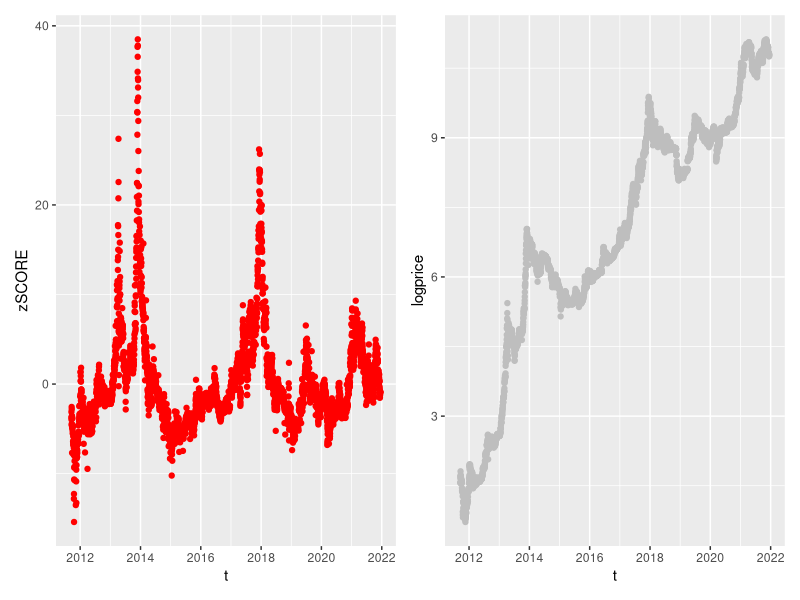
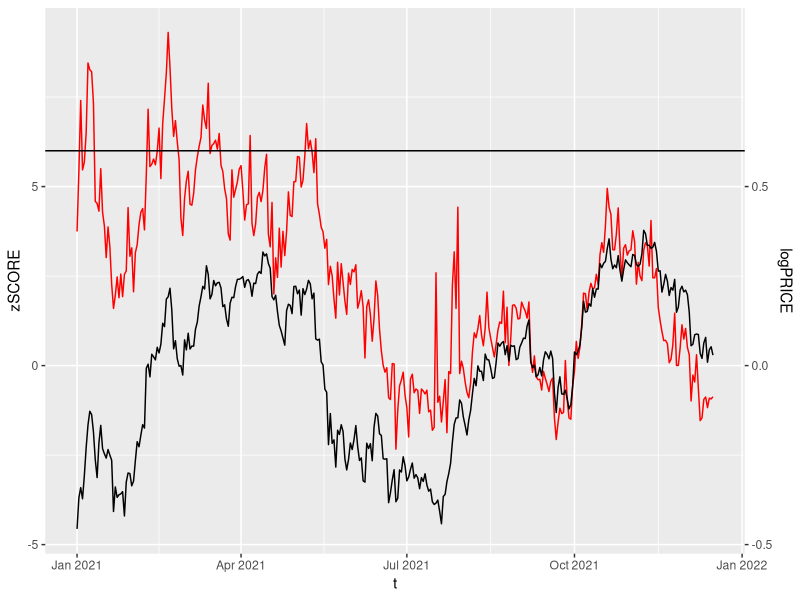
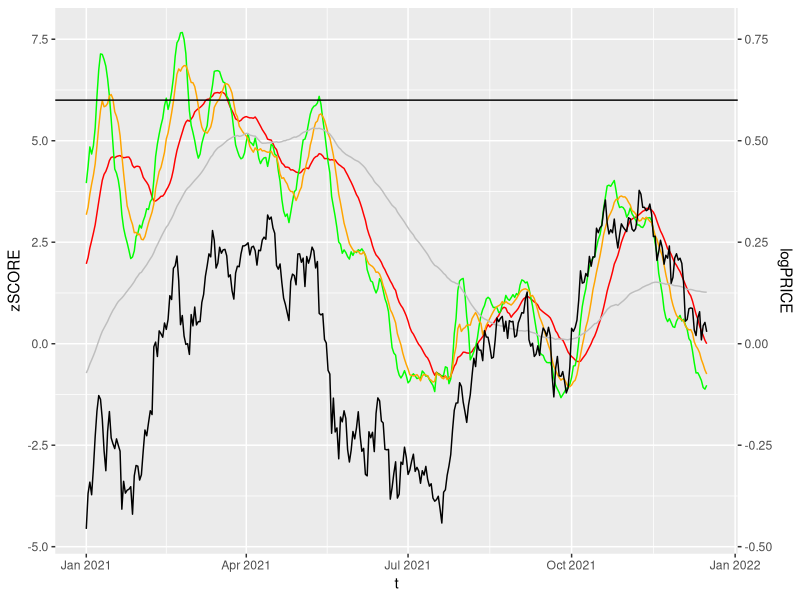
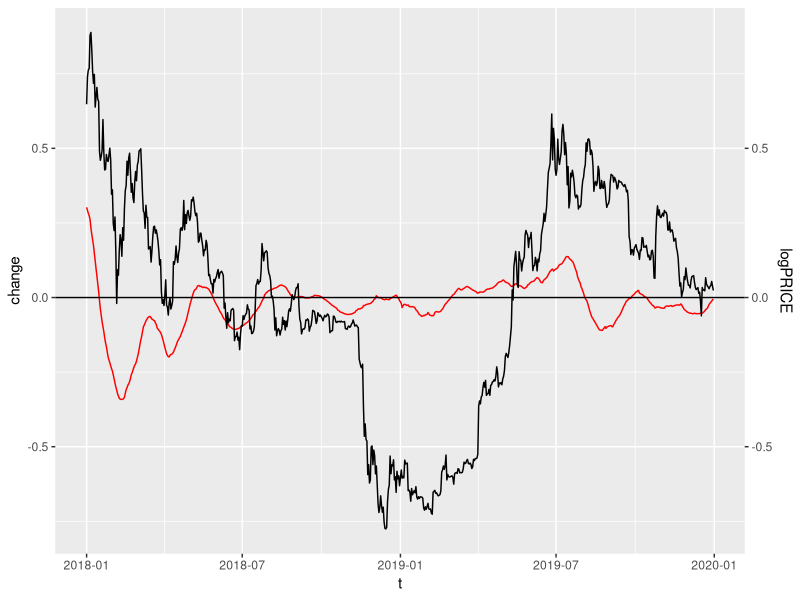

Write the R code that produced these figures, in order.
## ---- chunk 1
library(tidyverse)
## ---- chunk 2
# to use this, first go to python 'APIs for Glassnode', run that notebook, that will populate apidata.csv with updated data, now good to use
glassnode <- read_csv("apidata.csv")
## ---- chunk 3
# this function removes all of the rows where there is even a single NA
glassnode <- glassnode[complete.cases(glassnode), ]
## ---- chunk 4
a <- mean(glassnode$net_unrealized_profit_loss, na.rm = TRUE)
b <- sd(glassnode$net_unrealized_profit_loss, na.rm = TRUE)

glassnode <- glassnode %>% mutate(zNUPL = (net_unrealized_profit_loss - a)/b)


c <- mean(glassnode$exchange_net_position_change, na.rm = TRUE)
d <- sd(glassnode$exchange_net_position_change, na.rm = TRUE)

glassnode <- glassnode %>% mutate(zENPC = (exchange_net_position_change - c)/d)


e <- mean(glassnode$reserve_risk, na.rm = TRUE)
f <- sd(glassnode$reserve_risk, na.rm = TRUE)

glassnode <- glassnode %>% mutate(zRR = (reserve_risk - e)/f)


g <- mean(glassnode$puell_multiple, na.rm = TRUE)
h <- sd(glassnode$puell_multiple, na.rm = TRUE)

glassnode <- glassnode %>% mutate(zPM = (puell_multiple - g)/h)


i <- mean(glassnode$marketcap_thermocap_ratio, na.rm = TRUE)
j <- sd(glassnode$marketcap_thermocap_ratio, na.rm = TRUE)

glassnode <- glassnode %>% mutate(zMCTC = (marketcap_thermocap_ratio - i)/j)


k <- mean(glassnode$rhodl_ratio, na.rm = TRUE)
l <- sd(glassnode$rhodl_ratio, na.rm = TRUE)

glassnode <- glassnode %>% mutate(zRHODL = (rhodl_ratio - k)/l)


m <- mean(glassnode$sopr_adjusted, na.rm = TRUE)
n <- sd(glassnode$sopr_adjusted, na.rm = TRUE)

glassnode <- glassnode %>% mutate(zaSOPR = (sopr_adjusted - m)/n)


glassnode <- glassnode %>% select(t, price_usd_close, zNUPL, zENPC, zRR, zPM, zMCTC, zRHODL, zaSOPR)

glassnode <- glassnode %>% mutate(zSCORE = zNUPL + zENPC + zRR + zPM + zMCTC + zRHODL + zaSOPR, logprice = log(price_usd_close))
## ---- chunk 5
install.packages('zoo')
library(zoo)

glassnode <- glassnode %>% mutate(thirtydma = rollmean(zSCORE, k = 30, align = "right", fill = 0))
glassnode <- glassnode %>% mutate(threedma = rollmean(zSCORE, k = 3, align = "right", fill = 0))
glassnode <- glassnode %>% mutate(sevendma = rollmean(zSCORE, k = 7, align = "right", fill = 0))
glassnode <- glassnode %>% mutate(fourteendma = rollmean(zSCORE, k = 14, align = "right", fill = 0))
glassnode <- glassnode %>% mutate(sixtydma = rollmean(zSCORE, k = 60, align = "right", fill = 0))
glassnode <- glassnode %>% mutate(nintydma = rollmean(zSCORE, k = 90, align = "right", fill = 0))

glassnode <- glassnode %>% mutate(change = thirtydma - lag(thirtydma))
glassnode <- glassnode %>% mutate(changema = rollmean(change, k = 30, align = "right", fill = 0))
## ---- chunk 6
install.packages("patchwork")
library(patchwork)

p1 <- ggplot() + geom_point(data=glassnode, aes(x=t, y=zSCORE), color = 'red') 

p2 <- ggplot() + geom_point(data=glassnode, aes(x = t, y = logprice), color = 'grey') 

p1 + p2
## ---- chunk 7
library(lubridate)
bydate <- glassnode %>% filter(t>=as.Date('2021-01-01')&t<=as.Date('2021-12-31'))
bydate <- bydate %>% mutate(logprice = logprice - mean(bydate$logprice, na.rm = TRUE))

# Value used to transform the data
coeff <- .1

ggplot(data = bydate, aes(x=t)) +
  
  geom_line(aes(y=zSCORE), color = 'red') + 
  geom_line(aes(y=logprice / coeff)) + # Divide by 10 to get the same range than the temperature
  
  scale_y_continuous(
    
    # Features of the first axis
    name = "zSCORE",
    
    # Add a second axis and specify its features
    sec.axis = sec_axis(~.*coeff, name="logPRICE")
  ) + geom_hline(yintercept = 6)
## ---- chunk 8
library(lubridate)
bydate <- glassnode %>% filter(t>=as.Date('2021-01-01')&t<=as.Date('2021-12-30'))
bydate <- bydate %>% mutate(logprice = logprice - mean(bydate$logprice, na.rm = TRUE))

# Value used to transform the data
coeff <- .1

ggplot(data = bydate, aes(x=t)) +
  
  geom_line(aes(y=thirtydma), color = 'red') + geom_line(aes(y=sevendma), color = "green") + geom_line(aes(y=fourteendma), color = "orange") + geom_line(aes(y=nintydma), color = "grey") +
  geom_line(aes(y=logprice / coeff)) + # Divide by 10 to get the same range than the temperature
  
  scale_y_continuous(
    
    # Features of the first axis
    name = "zSCORE",
    
    # Add a second axis and specify its features
    sec.axis = sec_axis(~.*coeff, name="logPRICE")
  ) + geom_hline(yintercept = 6)
## ---- chunk 9
library(lubridate)
bydate <- glassnode %>% filter(t>=as.Date('2018-01-01')&t<=as.Date('2019-12-31'))
bydate <- bydate %>% mutate(logprice = logprice - mean(bydate$logprice, na.rm = TRUE))

# Value used to transform the data
coeff <- 1

ggplot(data = bydate, aes(x=t)) +
  
  geom_line(aes(y=changema), color = 'red') + 
  geom_line(aes(y=logprice / coeff)) + # Divide by 10 to get the same range than the temperature
  
  scale_y_continuous(
    
    # Features of the first axis
    name = "change",
    
    # Add a second axis and specify its features
    sec.axis = sec_axis(~.*coeff, name="logPRICE")
  ) + geom_hline(yintercept = 0)
